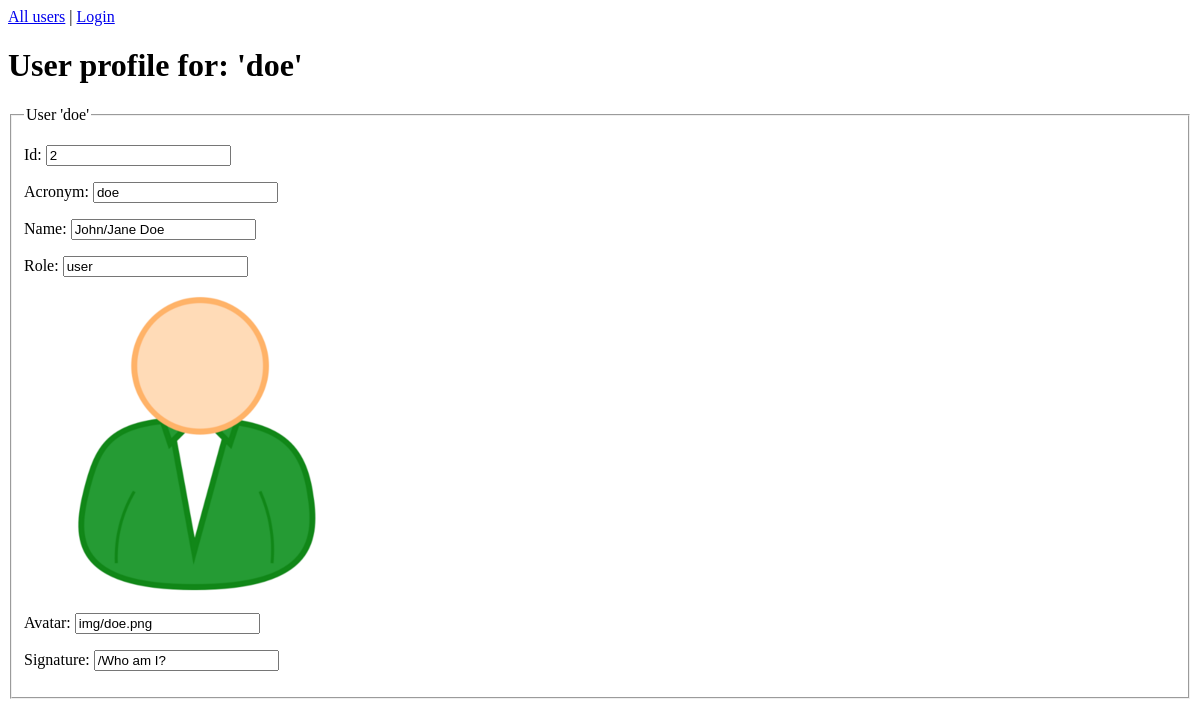
Page /profile.php?user=doe on the committed database.
### tables this page shows
CREATE TABLE user (
    acronym TEXT PRIMARY KEY,
    name TEXT,
    password TEXT,
    role TEXT,
    avatar TEXT,
    signature TEXT
);

### profile.php (called while the page is built, shortened)
<?php
require "view/header.php";
$user = $_GET['user'] ?? null;
$dsn = "sqlite:db/user.sqlite";
$db = connectToDatabase($dsn);
$sql = <<<EOD
SELECT
    rowid,
    acronym,
    name,
    role,
    avatar,
    signature
FROM user
WHERE
    acronym = ?
;
EOD;
$stmt = $db->prepare($sql);
$args = [$user];
$stmt->execute($args);
$res = $stmt->fetch();
require "view/profile.php";

### view/profile.php (the view)
<?php
$id         = htmlentities($res['rowid'] ?? "");
$acronym    = htmlentities($res['acronym'] ?? "");
$name       = htmlentities($res['name'] ?? "");
$role       = htmlentities($res['role'] ?? "");
$avatar     = htmlentities($res['avatar'] ?? "");
$signature  = htmlentities($res['signature'] ?? "");
?><h1>User profile for: '<?= $acronym ?>'</h1>
<form>
    <fieldset>
        <legend>User '<?= $acronym ?>'</legend>
        <p>
            <label>Id:
                <input type="text" name="id" value="<?= $id ?>" readonly="readonly">
            </label>
        </p>
        <p>
            <label>Acronym:
                <input type="text" name="acronym" value="<?= $acronym ?>" readonly="readonly">
            </label>
        </p>
        <p>
            <label>Name:
                <input type="text" name="name" value="<?= $name ?>" readonly="readonly">
            </label>
        </p>
        <p>
            <label>Role:
                <input type="text" name="role" value="<?= $role ?>" readonly="readonly">
            </label>
        </p>
        <figure class="right">
            <img src="<?= $avatar ?>" alt="Avatar for <?= $acronym ?>">
        </figure>
        <p>
            <label>Avatar:
                <input type="text" name="avatar" value="<?= $avatar ?>" readonly="readonly">
            </label>
        </p>
        <p>
            <label>Signature:
                <input type="text" name="signature" value="<?= $signature ?>" readonly="readonly">
            </label>
        </p>
    </fieldset>
</form>

### rows in the picture
user: acronym "doe", name "John/Jane Doe", role "user", avatar (picture), avatar "img/doe.png", signature "/Who am I?"
